Frame 1 (no input): blank canvas, image omitted
Frame 60 (no input): blank canvas, image omitted
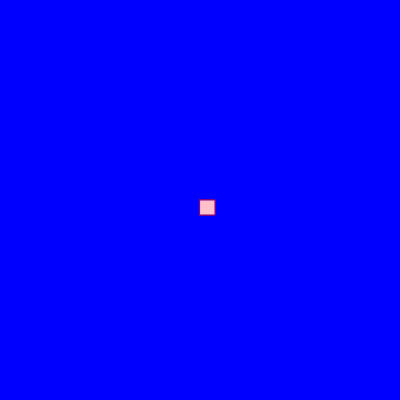
Frame 120 (the mouse pressed at the canvas centre since frame 60)

The p5.js sketch whose frames 1 and 60 were blank and that drew this single picture after the mouse press (run headless with seeded random() and noise() and a simulated clock; from frame 60 on, the mouse is pressed at the canvas centre):

// p5.js sketch
// ── sketch.js
function setup() {
    createCanvas(400, 400);
    background("blue");
  }
  
  function draw() {
    
    
    stroke("purple");
    fill("pink");
    
    
   // console.log(mouseIsPressed);
    
    if (mouseIsPressed) {
    rect(mouseX,mouseY,15,15);
    }
    
     
  }
